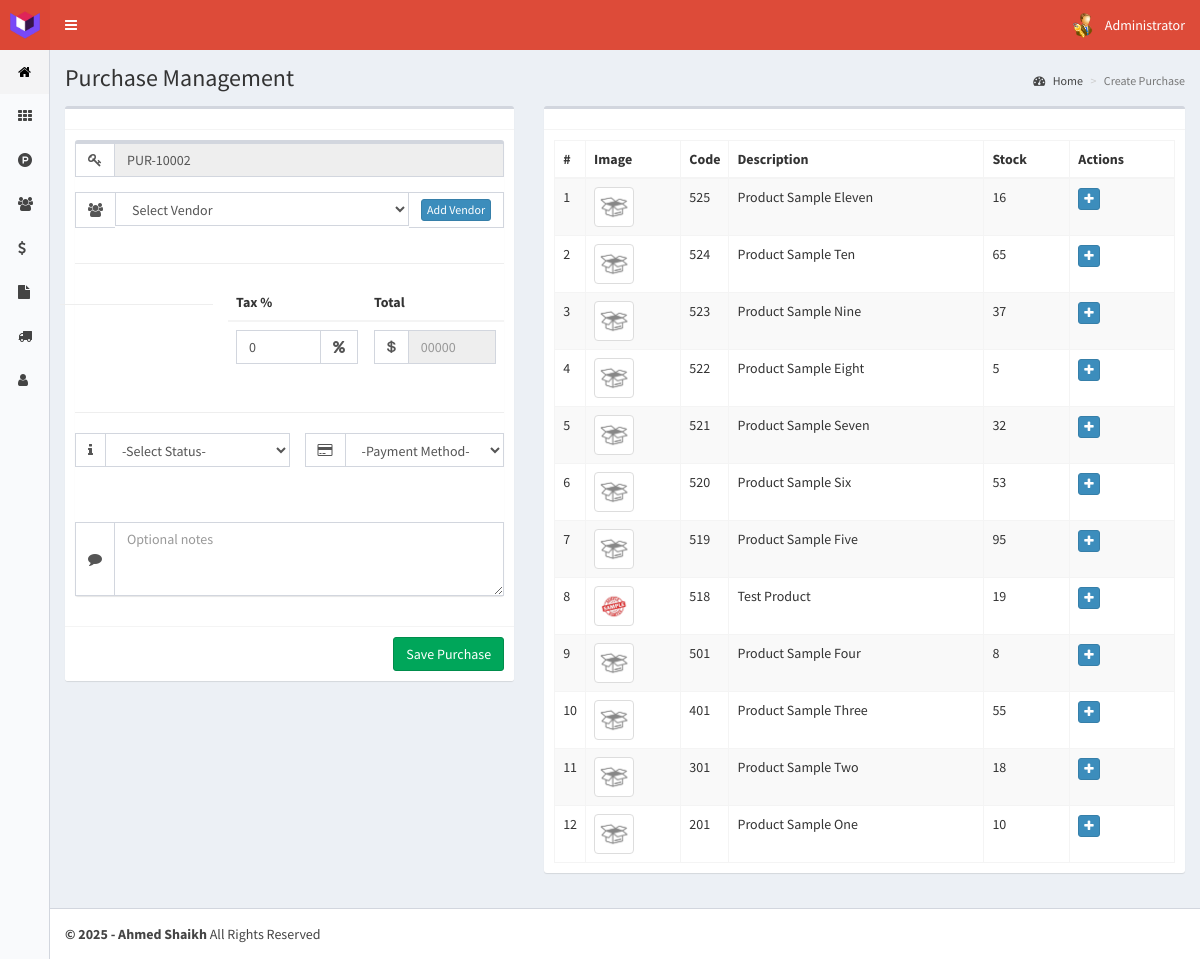
The page /create-purchase (signed in) on the database as committed earlier.
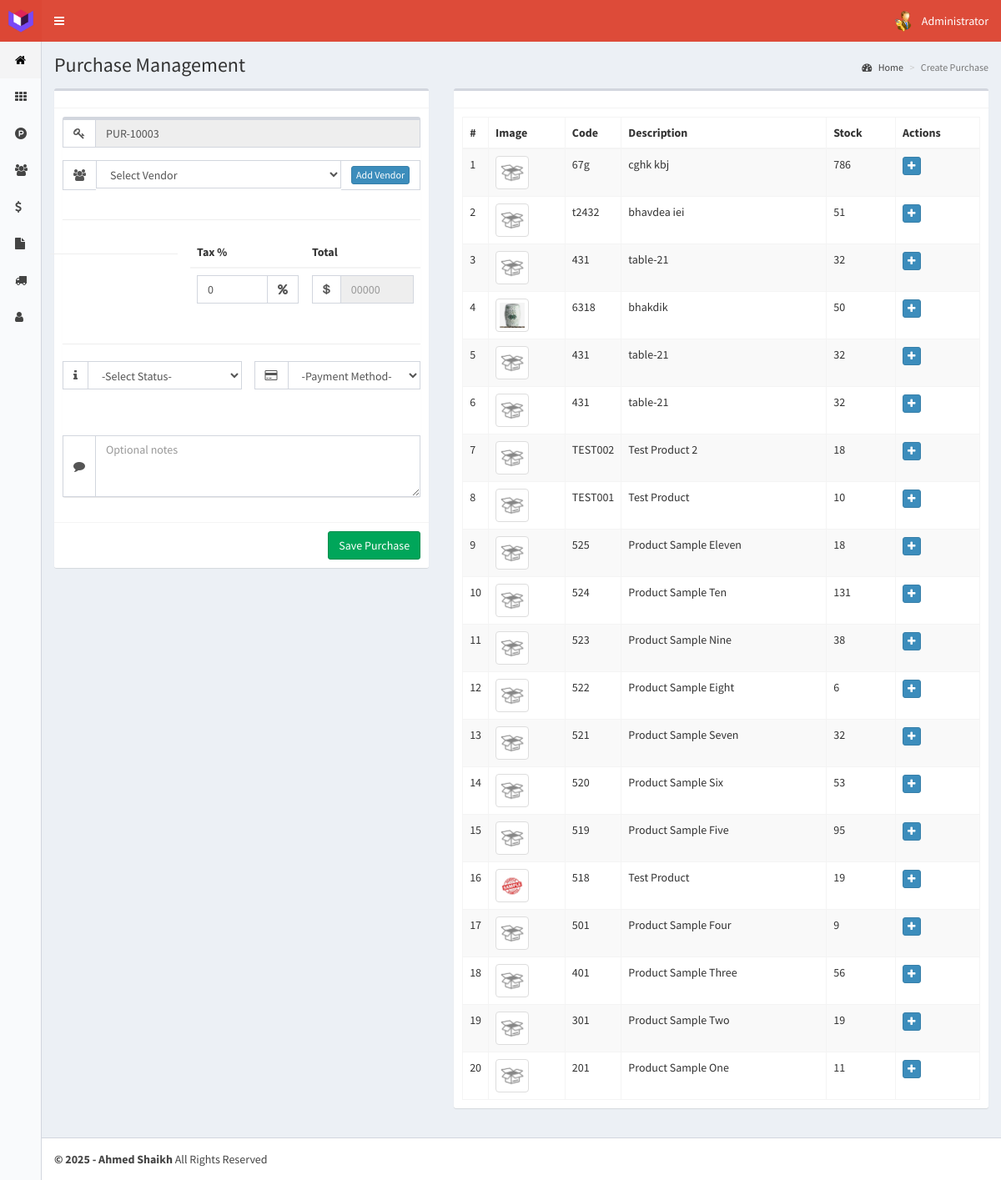
The same page on the database as committed later.
### tables this page shows
CREATE TABLE `purchase_slips` (
  `id` int(11) NOT NULL,
  `vendor_id` int(11) NOT NULL,
  `total_amount` float NOT NULL,
  `tax_percent` float NOT NULL,
  `payment_status` enum('Paid','Unpaid','Partial') NOT NULL DEFAULT 'Unpaid',
  `payment_method` text NOT NULL,
  `reference_no` text NOT NULL,
  `notes` text DEFAULT NULL,
  `created_at` timestamp NOT NULL DEFAULT current_timestamp()
);

CREATE TABLE `products` (
  `id` int(11) NOT NULL,
  `idCategory` int(11) NOT NULL,
  `code` text NOT NULL,
  `description` text NOT NULL,
  `image` text NOT NULL,
  `stock` int(11) NOT NULL,
  `buyingPrice` float NOT NULL,
  `sellingPrice` float NOT NULL,
  `sales` int(11) NOT NULL,
  `date` timestamp NOT NULL DEFAULT current_timestamp() ON UPDATE current_timestamp()
);

### controllers/template.controller.php (called while the page is built)
<?php
class ControllerTemplate{
	static public function ctrTemplate(){
		include "views/template.php";
	}
}

### index.php (called while the page is built, shortened)
<?php
require_once "controllers/template.controller.php";
require_once "controllers/users.controller.php";
require_once "controllers/products.controller.php";
require_once "controllers/purchases.controller.php";
require_once "controllers/returns.controller.php";
require_once "controllers/customer-notes.controller.php";
require_once "models/products.model.php";
require_once "models/purchases.model.php";
$template = new ControllerTemplate();
$template -> ctrTemplate();

### controllers/purchases.controller.php (called while the page is built, shortened)
<?php
class ControllerPurchases{
	static public function ctrShowPurchaseSlips($item, $value){
		$table = "purchase_slips";
		$answer = PurchasesModel::mdlShowPurchaseSlips($table, $item, $value);
		return $answer;
	}
}

### models/connection.php (called while the page is built)
<?php
class Connection{
	static public function connect(){
		$link = new PDO("mysql:host=localhost;dbname=posystem", "root", "");
		$link -> exec("set names utf8");
		return $link;
	}
}

### models/purchases.model.php (called while the page is built, shortened)
<?php
require_once 'connection.php';
class PurchasesModel{
	static public function mdlShowPurchaseSlips($table, $item, $value){
		if($item != null){
			$stmt = Connection::connect()->prepare("SELECT * FROM $table WHERE $item = :$item ORDER BY id DESC");
			$stmt -> bindParam(":".$item, $value, PDO::PARAM_STR);
			$stmt -> execute();
			return $stmt -> fetch();
		}else{
			$stmt = Connection::connect()->prepare("SELECT * FROM $table ORDER BY id DESC");
			$stmt -> execute();
			return $stmt -> fetchAll();
		}
	}
}

### controllers/products.controller.php (called while the page is built, shortened)
<?php
class controllerProducts{
	static public function ctrShowProducts($item, $value, $order){
		$table = "products";
		$answer = ProductsModel::mdlShowProducts($table, $item, $value, $order);
		return $answer;
	}
}

### models/products.model.php (called while the page is built, shortened)
<?php
require_once 'connection.php';
class ProductsModel{
	static public function mdlShowProducts($table, $item, $value, $order){
		if($item != null){
			$stmt = Connection::connect()->prepare("SELECT * FROM $table WHERE $item = :$item ORDER BY id DESC");
			$stmt -> bindParam(":".$item, $value, PDO::PARAM_STR);
			$stmt -> execute();
			return $stmt -> fetch();
		}else{
			$stmt = Connection::connect()->prepare("SELECT * FROM $table ORDER BY $order DESC");
			$stmt -> execute();
			return $stmt -> fetchAll();
		}
	}
}

### views/modules/create-purchase.php (the view, shortened to what the changed rows need)
<div class="content-wrapper">
  <section class="content-header">
    <h1>
      Purchase Management
    </h1>
  </section>
  <section class="content">
    <div class="row">
      <div class="col-lg-5 col-xs-12">
        <div class="box box-default">
          <form role="form" method="post" class="purchaseForm">
            <div class="box-body">
                <div class="box">
                    <div class="form-group">
                      <div class="input-group">
                        <span class="input-group-addon"><i class="fa fa-key"></i></span>
                        <?php
                          $item = null;
                          $value = null;
                          $purchases = ControllerPurchases::ctrShowPurchaseSlips($item, $value);
                          if(!$purchases){
                            echo '<input type="text" class="form-control" name="newPurchaseSlip" id="newPurchaseSlip" value="PUR-10001" readonly>';
                          }
                          else{
                            foreach ($purchases as $key => $value) {
                            }
                            $refNo = explode("-", $value["reference_no"]);
                            $code = intval($refNo[1]) + 1;
                            echo '<input type="text" class="form-control" name="newPurchaseSlip" id="newPurchaseSlip" value="PUR-'.$code.'" readonly>';
                          }
                        ?>
                      </div>
                    </div>
                    <div class="row">
                      <div class="col-xs-8 pull-right">
                        <table class="table">
                          <thead>
                            <th>Tax %</th>
                            <th>Total</th>
                          </thead>
                        </table>
                      </div>
                    </div>
                    <br>
                    <br>
                </div>
            </div>
          </form>
        </div>
      </div>
      <div class="col-lg-7 hidden-md hidden-sm hidden-xs">
          <div class="box box-default">
            <div class="box-body">
              <table class="table table-bordered table-hover table-striped dt-responsive purchasesProductsTable">
                <thead>
                   <tr>
                     <th style="width:10px">#</th>
                     <th>Image</th>
                     <th style="width:30px">Code</th>
                     <th>Description</th>
                     <th>Stock</th>
                     <th>Actions</th>
                   </tr>
                </thead>
                <tbody>
                  <?php
                    $item = null;
                    $value = null;
                    $order = "id";
                    $products = ControllerProducts::ctrShowProducts($item, $value, $order);
                    foreach ($products as $key => $value) {
                      echo '<tr>
                              <td>'.($key+1).'</td>
                              <td><img src="'.$value["image"].'" class="img-thumbnail" width="40px"></td>
                              <td>'.$value["code"].'</td>
                              <td>'.$value["description"].'</td>
                              <td>'.$value["stock"].'</td>
                              <td><button class="btn btn-primary btn-xs addProductPurchase recoverButton" idProduct="'.$value["id"].'"><i class="fa fa-plus"></i></button></td>
                            </tr>';
                    }
                  ?>
                </tbody>
              </table>
            </div>
          </div>
      </div>
    </div>
  </section>
</div>

Rows that differ between the two databases and show on the page:
removed purchase_slips: newPurchaseSlip "PUR-10002"
now on this page (row edited): purchase_slips: newPurchaseSlip "PUR-10003"
added products: image (placeholder picture), code "67g", description "cghk kbj", stock "786"
added products: image (placeholder picture), code "t2432", description "bhavdea iei", stock "51"
added products: image (placeholder picture), code "431", description "table-21", stock "32"
added products: image (picture), code "6318", description "bhakdik", stock "50"
added products: image (placeholder picture), code "431", description "table-21", stock "32"
added products: image (placeholder picture), code "431", description "table-21", stock "32"
added products: image (placeholder picture), code "TEST002", description "Test Product 2", stock "18"
added products: image (placeholder picture), code "TEST001", description "Test Product", stock "10"
changed products "Product Sample Eleven": stock "16" → "18"
changed products "Product Sample Ten": stock "65" → "131"
changed products "Product Sample Nine": stock "37" → "38"
changed products "Product Sample Eight": stock "5" → "6"
changed products "Product Sample Four": stock "8" → "9"
changed products "Product Sample Three": stock "55" → "56"
changed products "Product Sample Two": stock "18" → "19"
changed products "Product Sample One": stock "10" → "11"
